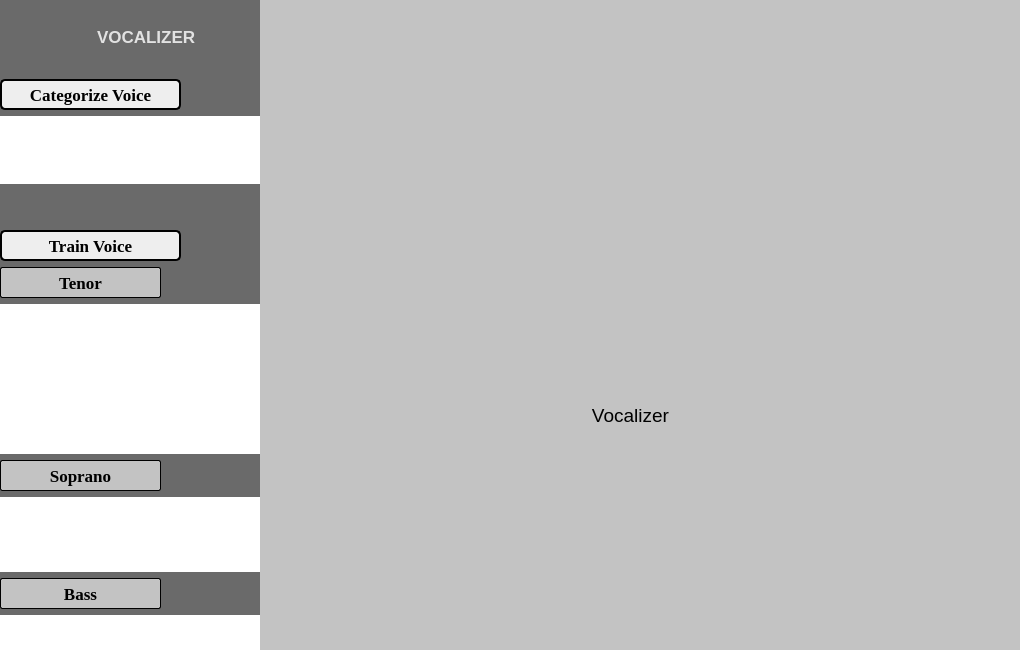
<?xml version="1.0" encoding="UTF-8"?>
<ui version="4.0">
 <class>MainWindow</class>
 <widget class="QMainWindow" name="MainWindow">
  <property name="geometry">
   <rect>
    <x>0</x>
    <y>0</y>
    <width>1020</width>
    <height>650</height>
   </rect>
  </property>
  <property name="minimumSize">
   <size>
    <width>1020</width>
    <height>650</height>
   </size>
  </property>
  <property name="maximumSize">
   <size>
    <width>1020</width>
    <height>650</height>
   </size>
  </property>
  <property name="windowTitle">
   <string>MainWindow</string>
  </property>
  <property name="styleSheet">
   <string notr="true">background-color: rgb(195, 195, 195);

QLabel{
	Layout:center;
}</string>
  </property>
  <widget class="QWidget" name="centralwidget">
   <widget class="QWidget" name="SideBar" native="true">
    <property name="geometry">
     <rect>
      <x>0</x>
      <y>0</y>
      <width>261</width>
      <height>650</height>
     </rect>
    </property>
    <property name="sizePolicy">
     <sizepolicy hsizetype="Expanding" vsizetype="Expanding">
      <horstretch>0</horstretch>
      <verstretch>0</verstretch>
     </sizepolicy>
    </property>
    <property name="layoutDirection">
     <enum>Qt::LeftToRight</enum>
    </property>
    <property name="styleSheet">
     <string notr="true">QWidget{
	background-color: rgb(106, 106, 106);
	border: 1px;
}






</string>
    </property>
    <widget class="QWidget" name="layoutWidget">
     <property name="geometry">
      <rect>
       <x>0</x>
       <y>70</y>
       <width>260</width>
       <height>766</height>
      </rect>
     </property>
     <layout class="QVBoxLayout" name="verticalLayout_3">
      <item>
       <layout class="QVBoxLayout" name="verticalLayout">
        <property name="topMargin">
         <number>9</number>
        </property>
        <item>
         <widget class="QPushButton" name="CV_Button">
          <property name="minimumSize">
           <size>
            <width>181</width>
            <height>31</height>
           </size>
          </property>
          <property name="maximumSize">
           <size>
            <width>181</width>
            <height>31</height>
           </size>
          </property>
          <property name="font">
           <font>
            <family>Times New Roman</family>
            <pointsize>13</pointsize>
            <weight>75</weight>
            <bold>true</bold>
           </font>
          </property>
          <property name="cursor">
           <cursorShape>PointingHandCursor</cursorShape>
          </property>
          <property name="layoutDirection">
           <enum>Qt::LeftToRight</enum>
          </property>
          <property name="styleSheet">
           <string notr="true">QPushButton{
background-color: rgb(238, 238, 238);
border-style: solid;
border-color: black;
border-width: 2px;
border-radius: 5px;
text-align: center;

}

QPushButton:checked{
	color:rgb(255, 255, 255);
	font-weight:bold;
	background-color: rgb(39, 39, 39);
	border-style: solid;
	border-color: white;
	border-width: 2px;
	border-radius: 5px;
}</string>
          </property>
          <property name="text">
           <string>Categorize Voice</string>
          </property>
          <property name="checkable">
           <bool>true</bool>
          </property>
          <property name="autoExclusive">
           <bool>true</bool>
          </property>
         </widget>
        </item>
        <item>
         <widget class="QListView" name="CV_List">
          <property name="minimumSize">
           <size>
            <width>0</width>
            <height>0</height>
           </size>
          </property>
          <property name="maximumSize">
           <size>
            <width>261</width>
            <height>150</height>
           </size>
          </property>
          <property name="font">
           <font>
            <family>Segoe UI Black</family>
           </font>
          </property>
          <property name="styleSheet">
           <string notr="true">QListView{
	background-color: rgb(255, 255, 255);
}</string>
          </property>
         </widget>
        </item>
       </layout>
      </item>
      <item>
       <spacer name="verticalSpacer">
        <property name="orientation">
         <enum>Qt::Vertical</enum>
        </property>
        <property name="sizeType">
         <enum>QSizePolicy::MinimumExpanding</enum>
        </property>
        <property name="sizeHint" stdset="0">
         <size>
          <width>20</width>
          <height>40</height>
         </size>
        </property>
       </spacer>
      </item>
      <item>
       <layout class="QVBoxLayout" name="verticalLayout_2">
        <item>
         <widget class="QPushButton" name="TV_Button">
          <property name="minimumSize">
           <size>
            <width>181</width>
            <height>31</height>
           </size>
          </property>
          <property name="maximumSize">
           <size>
            <width>181</width>
            <height>31</height>
           </size>
          </property>
          <property name="font">
           <font>
            <family>Times New Roman</family>
            <pointsize>13</pointsize>
            <weight>75</weight>
            <bold>true</bold>
           </font>
          </property>
          <property name="layoutDirection">
           <enum>Qt::LeftToRight</enum>
          </property>
          <property name="styleSheet">
           <string notr="true">QPushButton{
background-color: rgb(238, 238, 238);
border-style: solid;
border-color: black;
border-width: 2px;
border-radius: 5px;
}

QPushButton:checked{
	color:rgb(255, 255, 255);
	font-weight:bold;
	background-color: rgb(39, 39, 39);
	border-style: solid;
	border-color: white;
	border-width: 2px;
	border-radius: 5px;
}</string>
          </property>
          <property name="text">
           <string>Train Voice</string>
          </property>
          <property name="checkable">
           <bool>true</bool>
          </property>
          <property name="autoExclusive">
           <bool>true</bool>
          </property>
         </widget>
        </item>
        <item>
         <widget class="QPushButton" name="Tenor_Bttn">
          <property name="minimumSize">
           <size>
            <width>161</width>
            <height>31</height>
           </size>
          </property>
          <property name="maximumSize">
           <size>
            <width>161</width>
            <height>31</height>
           </size>
          </property>
          <property name="font">
           <font>
            <family>Times New Roman</family>
            <pointsize>13</pointsize>
            <weight>75</weight>
            <bold>true</bold>
           </font>
          </property>
          <property name="styleSheet">
           <string notr="true">QPushButton{
background-color: rgb(195, 195, 195);
border-style: solid;
border-color: black;
border-width: 1px;
border-radius: 2px;
}

QPushButton:checked{
	color:rgb(255, 255, 255);
	font-weight:bold;
	background-color: rgb(39, 39, 39);
	border-style: solid;
	border-color: white;
	border-width:1px;
	border-radius: 2px;
}</string>
          </property>
          <property name="text">
           <string>Tenor</string>
          </property>
          <property name="checkable">
           <bool>true</bool>
          </property>
          <property name="autoExclusive">
           <bool>true</bool>
          </property>
         </widget>
        </item>
        <item>
         <widget class="QListView" name="Tenor_List_2">
          <property name="sizePolicy">
           <sizepolicy hsizetype="Fixed" vsizetype="Fixed">
            <horstretch>0</horstretch>
            <verstretch>0</verstretch>
           </sizepolicy>
          </property>
          <property name="maximumSize">
           <size>
            <width>261</width>
            <height>150</height>
           </size>
          </property>
          <property name="font">
           <font>
            <family>Segoe UI Black</family>
           </font>
          </property>
          <property name="styleSheet">
           <string notr="true">QListView{
	background-color: rgb(255, 255, 255);
}</string>
          </property>
         </widget>
        </item>
        <item>
         <widget class="QPushButton" name="Soprano_Bttn">
          <property name="minimumSize">
           <size>
            <width>161</width>
            <height>31</height>
           </size>
          </property>
          <property name="maximumSize">
           <size>
            <width>161</width>
            <height>31</height>
           </size>
          </property>
          <property name="font">
           <font>
            <family>Times New Roman</family>
            <pointsize>13</pointsize>
            <weight>75</weight>
            <bold>true</bold>
           </font>
          </property>
          <property name="styleSheet">
           <string notr="true">QPushButton{
background-color: rgb(195, 195, 195);
border-style: solid;
border-color: black;
border-width: 1px;
border-radius: 2px;
}

QPushButton:checked{
	color:rgb(255, 255, 255);
	font-weight:bold;
	background-color: rgb(39, 39, 39);
	border-style: solid;
	border-color: white;
	border-width:1px;
	border-radius: 2px;
}</string>
          </property>
          <property name="text">
           <string>Soprano</string>
          </property>
          <property name="checkable">
           <bool>true</bool>
          </property>
          <property name="autoExclusive">
           <bool>true</bool>
          </property>
         </widget>
        </item>
        <item>
         <widget class="QListView" name="Soprano_List_2">
          <property name="maximumSize">
           <size>
            <width>261</width>
            <height>150</height>
           </size>
          </property>
          <property name="font">
           <font>
            <family>Segoe UI Black</family>
           </font>
          </property>
          <property name="styleSheet">
           <string notr="true">QListView{
	background-color: rgb(255, 255, 255);
}</string>
          </property>
         </widget>
        </item>
        <item>
         <widget class="QPushButton" name="Bass_Bttn">
          <property name="minimumSize">
           <size>
            <width>161</width>
            <height>31</height>
           </size>
          </property>
          <property name="maximumSize">
           <size>
            <width>161</width>
            <height>31</height>
           </size>
          </property>
          <property name="font">
           <font>
            <family>Times New Roman</family>
            <pointsize>13</pointsize>
            <weight>75</weight>
            <bold>true</bold>
           </font>
          </property>
          <property name="styleSheet">
           <string notr="true">QPushButton{
background-color: rgb(195, 195, 195);
border-style: solid;
border-color: black;
border-width: 1px;
border-radius: 2px;
}

QPushButton:checked{
	color:rgb(255, 255, 255);
	font-weight:bold;
	background-color: rgb(39, 39, 39);
	border-style: solid;
	border-color: white;
	border-width:1px;
	border-radius: 2px;
}</string>
          </property>
          <property name="text">
           <string>Bass</string>
          </property>
          <property name="checkable">
           <bool>true</bool>
          </property>
          <property name="autoExclusive">
           <bool>true</bool>
          </property>
         </widget>
        </item>
        <item>
         <widget class="QListView" name="Bass_List_2">
          <property name="minimumSize">
           <size>
            <width>0</width>
            <height>0</height>
           </size>
          </property>
          <property name="maximumSize">
           <size>
            <width>261</width>
            <height>150</height>
           </size>
          </property>
          <property name="font">
           <font>
            <family>Segoe UI Black</family>
           </font>
          </property>
          <property name="styleSheet">
           <string notr="true">QListView{
	background-color: rgb(255, 255, 255);
}</string>
          </property>
         </widget>
        </item>
        <item>
         <widget class="QPushButton" name="Alto_Bttn">
          <property name="minimumSize">
           <size>
            <width>161</width>
            <height>31</height>
           </size>
          </property>
          <property name="maximumSize">
           <size>
            <width>161</width>
            <height>31</height>
           </size>
          </property>
          <property name="font">
           <font>
            <family>Times New Roman</family>
            <pointsize>13</pointsize>
            <weight>75</weight>
            <bold>true</bold>
           </font>
          </property>
          <property name="styleSheet">
           <string notr="true">QPushButton{
background-color: rgb(195, 195, 195);
border-style: solid;
border-color: black;
border-width: 1px;
border-radius: 2px;
}

QPushButton:checked{
	color:rgb(255, 255, 255);
	font-weight:bold;
	background-color: rgb(39, 39, 39);
	border-style: solid;
	border-color: white;
	border-width:1px;
	border-radius: 2px;
}</string>
          </property>
          <property name="text">
           <string>Alto</string>
          </property>
          <property name="checkable">
           <bool>true</bool>
          </property>
          <property name="autoExclusive">
           <bool>true</bool>
          </property>
         </widget>
        </item>
        <item>
         <widget class="QListView" name="Alto_List_2">
          <property name="minimumSize">
           <size>
            <width>0</width>
            <height>0</height>
           </size>
          </property>
          <property name="maximumSize">
           <size>
            <width>261</width>
            <height>150</height>
           </size>
          </property>
          <property name="sizeIncrement">
           <size>
            <width>261</width>
            <height>111</height>
           </size>
          </property>
          <property name="font">
           <font>
            <family>Segoe UI Black</family>
           </font>
          </property>
          <property name="styleSheet">
           <string notr="true">QListView{
	background-color: rgb(255, 255, 255);
}</string>
          </property>
         </widget>
        </item>
       </layout>
      </item>
      <item>
       <spacer name="verticalSpacer_2">
        <property name="orientation">
         <enum>Qt::Vertical</enum>
        </property>
        <property name="sizeType">
         <enum>QSizePolicy::MinimumExpanding</enum>
        </property>
        <property name="sizeHint" stdset="0">
         <size>
          <width>20</width>
          <height>28</height>
         </size>
        </property>
       </spacer>
      </item>
     </layout>
    </widget>
    <widget class="QWidget" name="layoutWidget">
     <property name="geometry">
      <rect>
       <x>40</x>
       <y>10</y>
       <width>157</width>
       <height>53</height>
      </rect>
     </property>
     <layout class="QHBoxLayout" name="horizontalLayout">
      <item>
       <widget class="QLabel" name="Vocal_Icon">
        <property name="minimumSize">
         <size>
          <width>51</width>
          <height>51</height>
         </size>
        </property>
        <property name="maximumSize">
         <size>
          <width>51</width>
          <height>51</height>
         </size>
        </property>
        <property name="text">
         <string/>
        </property>
        <property name="pixmap">
         <pixmap resource="resources.qrc">:/Pictures/Raw_Image/MainLogo.png</pixmap>
        </property>
        <property name="scaledContents">
         <bool>true</bool>
        </property>
       </widget>
      </item>
      <item>
       <widget class="QLabel" name="Vocal_Name">
        <property name="font">
         <font>
          <pointsize>13</pointsize>
          <weight>75</weight>
          <bold>true</bold>
         </font>
        </property>
        <property name="styleSheet">
         <string notr="true">QLabel{
color: rgb(226, 226, 226);}</string>
        </property>
        <property name="text">
         <string>VOCALIZER</string>
        </property>
       </widget>
      </item>
     </layout>
    </widget>
   </widget>
   <widget class="QWidget" name="MainBar" native="true">
    <property name="geometry">
     <rect>
      <x>260</x>
      <y>0</y>
      <width>761</width>
      <height>651</height>
     </rect>
    </property>
    <property name="mouseTracking">
     <bool>true</bool>
    </property>
    <property name="layoutDirection">
     <enum>Qt::RightToLeft</enum>
    </property>
    <property name="styleSheet">
     <string notr="true">QWidget{
	background-color: rgb(195, 195, 195);
	border:1px;
}</string>
    </property>
    <widget class="QLabel" name="label">
     <property name="geometry">
      <rect>
       <x>260</x>
       <y>70</y>
       <width>251</width>
       <height>231</height>
      </rect>
     </property>
     <property name="minimumSize">
      <size>
       <width>251</width>
       <height>231</height>
      </size>
     </property>
     <property name="maximumSize">
      <size>
       <width>251</width>
       <height>231</height>
      </size>
     </property>
     <property name="text">
      <string/>
     </property>
     <property name="pixmap">
      <pixmap resource="resources.qrc">:/Pictures/Raw_Image/MainLogo.png</pixmap>
     </property>
     <property name="scaledContents">
      <bool>true</bool>
     </property>
    </widget>
    <widget class="QToolButton" name="Pause_Start_B">
     <property name="geometry">
      <rect>
       <x>310</x>
       <y>540</y>
       <width>51</width>
       <height>41</height>
      </rect>
     </property>
     <property name="cursor">
      <cursorShape>PointingHandCursor</cursorShape>
     </property>
     <property name="text">
      <string/>
     </property>
     <property name="icon">
      <iconset resource="resources.qrc">
       <normaloff>:/Pictures/Raw_Image/Pause_bttn.png</normaloff>:/Pictures/Raw_Image/Pause_bttn.png</iconset>
     </property>
     <property name="iconSize">
      <size>
       <width>50</width>
       <height>50</height>
      </size>
     </property>
     <property name="checkable">
      <bool>true</bool>
     </property>
    </widget>
    <widget class="QToolButton" name="btn_stop">
     <property name="geometry">
      <rect>
       <x>380</x>
       <y>540</y>
       <width>51</width>
       <height>41</height>
      </rect>
     </property>
     <property name="cursor">
      <cursorShape>PointingHandCursor</cursorShape>
     </property>
     <property name="text">
      <string/>
     </property>
     <property name="icon">
      <iconset resource="resources.qrc">
       <normaloff>:/Pictures/Raw_Image/Stop_bttn.png</normaloff>:/Pictures/Raw_Image/Stop_bttn.png</iconset>
     </property>
     <property name="iconSize">
      <size>
       <width>50</width>
       <height>50</height>
      </size>
     </property>
     <property name="checkable">
      <bool>true</bool>
     </property>
    </widget>
    <widget class="QTextEdit" name="display_record">
     <property name="geometry">
      <rect>
       <x>280</x>
       <y>400</y>
       <width>181</width>
       <height>41</height>
      </rect>
     </property>
     <property name="cursor" stdset="0">
      <cursorShape>ArrowCursor</cursorShape>
     </property>
     <property name="mouseTracking">
      <bool>false</bool>
     </property>
     <property name="verticalScrollBarPolicy">
      <enum>Qt::ScrollBarAlwaysOff</enum>
     </property>
     <property name="horizontalScrollBarPolicy">
      <enum>Qt::ScrollBarAlwaysOff</enum>
     </property>
     <property name="sizeAdjustPolicy">
      <enum>QAbstractScrollArea::AdjustToContents</enum>
     </property>
     <property name="lineWrapMode">
      <enum>QTextEdit::NoWrap</enum>
     </property>
     <property name="lineWrapColumnOrWidth">
      <number>0</number>
     </property>
     <property name="readOnly">
      <bool>true</bool>
     </property>
     <property name="markdown">
      <string>Vocalizer

</string>
     </property>
     <property name="html">
      <string>&lt;!DOCTYPE HTML PUBLIC &quot;-//W3C//DTD HTML 4.0//EN&quot; &quot;http://www.w3.org/TR/REC-html40/strict.dtd&quot;&gt;
&lt;html&gt;&lt;head&gt;&lt;meta name=&quot;qrichtext&quot; content=&quot;1&quot; /&gt;&lt;style type=&quot;text/css&quot;&gt;
p, li { white-space: pre-wrap; }
&lt;/style&gt;&lt;/head&gt;&lt;body style=&quot; font-family:'MS Shell Dlg 2'; font-size:8.25pt; font-weight:400; font-style:normal;&quot;&gt;
&lt;p align=&quot;center&quot; style=&quot; margin-top:5px; margin-bottom:5px; margin-left:0px; margin-right:0px; -qt-block-indent:0; text-indent:0px;&quot;&gt;&lt;span style=&quot; font-size:14pt;&quot;&gt;Vocalizer&lt;/span&gt;&lt;/p&gt;&lt;/body&gt;&lt;/html&gt;</string>
     </property>
     <property name="overwriteMode">
      <bool>true</bool>
     </property>
     <property name="cursorWidth">
      <number>1</number>
     </property>
     <property name="textInteractionFlags">
      <set>Qt::NoTextInteraction</set>
     </property>
    </widget>
   </widget>
  </widget>
 </widget>
 <resources>
  <include location="resources.qrc"/>
 </resources>
 <connections>
  <connection>
   <sender>Tenor_Bttn</sender>
   <signal>toggled(bool)</signal>
   <receiver>Tenor_List_2</receiver>
   <slot>setHidden(bool)</slot>
   <hints>
    <hint type="sourcelabel">
     <x>42</x>
     <y>325</y>
    </hint>
    <hint type="destinationlabel">
     <x>92</x>
     <y>372</y>
    </hint>
   </hints>
  </connection>
  <connection>
   <sender>Tenor_Bttn</sender>
   <signal>toggled(bool)</signal>
   <receiver>Tenor_List_2</receiver>
   <slot>setVisible(bool)</slot>
   <hints>
    <hint type="sourcelabel">
     <x>112</x>
     <y>325</y>
    </hint>
    <hint type="destinationlabel">
     <x>164</x>
     <y>372</y>
    </hint>
   </hints>
  </connection>
  <connection>
   <sender>Soprano_Bttn</sender>
   <signal>toggled(bool)</signal>
   <receiver>Soprano_List_2</receiver>
   <slot>setHidden(bool)</slot>
   <hints>
    <hint type="sourcelabel">
     <x>32</x>
     <y>409</y>
    </hint>
    <hint type="destinationlabel">
     <x>79</x>
     <y>456</y>
    </hint>
   </hints>
  </connection>
  <connection>
   <sender>Soprano_Bttn</sender>
   <signal>toggled(bool)</signal>
   <receiver>Soprano_List_2</receiver>
   <slot>setVisible(bool)</slot>
   <hints>
    <hint type="sourcelabel">
     <x>90</x>
     <y>409</y>
    </hint>
    <hint type="destinationlabel">
     <x>140</x>
     <y>456</y>
    </hint>
   </hints>
  </connection>
  <connection>
   <sender>Bass_Bttn</sender>
   <signal>toggled(bool)</signal>
   <receiver>Bass_List_2</receiver>
   <slot>setHidden(bool)</slot>
   <hints>
    <hint type="sourcelabel">
     <x>63</x>
     <y>493</y>
    </hint>
    <hint type="destinationlabel">
     <x>105</x>
     <y>540</y>
    </hint>
   </hints>
  </connection>
  <connection>
   <sender>Bass_Bttn</sender>
   <signal>toggled(bool)</signal>
   <receiver>Bass_List_2</receiver>
   <slot>setVisible(bool)</slot>
   <hints>
    <hint type="sourcelabel">
     <x>119</x>
     <y>493</y>
    </hint>
    <hint type="destinationlabel">
     <x>172</x>
     <y>540</y>
    </hint>
   </hints>
  </connection>
  <connection>
   <sender>Alto_Bttn</sender>
   <signal>toggled(bool)</signal>
   <receiver>Alto_List_2</receiver>
   <slot>setHidden(bool)</slot>
   <hints>
    <hint type="sourcelabel">
     <x>32</x>
     <y>568</y>
    </hint>
    <hint type="destinationlabel">
     <x>84</x>
     <y>624</y>
    </hint>
   </hints>
  </connection>
  <connection>
   <sender>Alto_Bttn</sender>
   <signal>toggled(bool)</signal>
   <receiver>Alto_List_2</receiver>
   <slot>setVisible(bool)</slot>
   <hints>
    <hint type="sourcelabel">
     <x>100</x>
     <y>564</y>
    </hint>
    <hint type="destinationlabel">
     <x>148</x>
     <y>624</y>
    </hint>
   </hints>
  </connection>
 </connections>
</ui>
